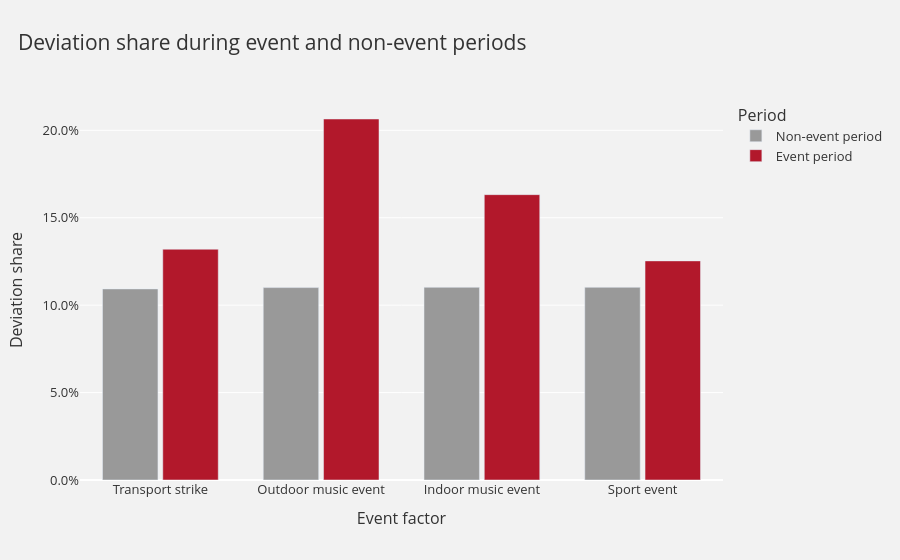

Write notebook code for a chart like this one.
### Code cell
event_share_plot_data = event_deviation_summary.melt(
    id_vars=["factor_label"],
    value_vars=[
        "non_event_deviation_share",
        "event_deviation_share",
    ],
    var_name="period",
    value_name="deviation_share",
)

event_share_plot_data["period"] = event_share_plot_data["period"].map({
    "non_event_deviation_share": "Non-event period",
    "event_deviation_share": "Event period",
})

period_colors = {
    "Non-event period": "#999999",
    "Event period": "#b2182b",
}

fig = plotly.bar(
    event_share_plot_data,
    x="factor_label",
    y="deviation_share",
    color="period",
    color_discrete_map=period_colors,
    barmode="group",
    title="Deviation share during event and non-event periods",
    labels={
        "factor_label": "Event factor",
        "deviation_share": "Share of observations classified as deviations",
        "period": "Period",
    },
)

fig.update_layout(
    plot_bgcolor="#f2f2f2",
    paper_bgcolor="#f2f2f2",
    font=dict(color="#333333", size=13),
    title=dict(x=0.02, font=dict(size=21)),
    legend_title_text="Period",
    yaxis_tickformat=".1%",
    bargap=0.25,
    bargroupgap=0.08,
)

fig.update_yaxes(
    gridcolor="white",
    zerolinecolor="white",
    title="Deviation share"
)

fig.update_xaxes(
    showgrid=False,
    title="Event factor"
)

fig.show()

### Figure 1 — Plotly figure (JSON) as saved in the notebook; plotly's stock layout.template omitted (floating-point values rounded to 4 significant figures)
{"data": [{"alignmentgroup": "True", "hovertemplate": "Period=Non-event period<br>Event factor=%{x}<br>Share of observations classified as deviations=%{y}<extra></extra>", "legendgroup": "Non-event period", "marker": {"color": "#999999", "pattern": {"shape": ""}}, "name": "Non-event period", "offsetgroup": "Non-event period", "orientation": "v", "showlegend": true, "textposition": "auto", "type": "bar", "x": ["Transport strike", "Outdoor music event", "Indoor music event", "Sport event"], "xaxis": "x", "y": [0.1093, 0.11, 0.1102, 0.1102], "yaxis": "y"}, {"alignmentgroup": "True", "hovertemplate": "Period=Event period<br>Event factor=%{x}<br>Share of observations classified as deviations=%{y}<extra></extra>", "legendgroup": "Event period", "marker": {"color": "#b2182b", "pattern": {"shape": ""}}, "name": "Event period", "offsetgroup": "Event period", "orientation": "v", "showlegend": true, "textposition": "auto", "type": "bar", "x": ["Transport strike", "Outdoor music event", "Indoor music event", "Sport event"], "xaxis": "x", "y": [0.132, 0.2065, 0.1632, 0.1253], "yaxis": "y"}], "layout": {"bargap": 0.25, "bargroupgap": 0.08, "barmode": "group", "font": {"color": "#333333", "size": 13}, "legend": {"title": {"text": "Period"}, "tracegroupgap": 0}, "paper_bgcolor": "#f2f2f2", "plot_bgcolor": "#f2f2f2", "title": {"font": {"size": 21}, "text": "Deviation share during event and non-event periods", "x": 0.02}, "xaxis": {"anchor": "y", "domain": [0, 1], "showgrid": false, "title": {"text": "Event factor"}}, "yaxis": {"anchor": "x", "domain": [0, 1], "gridcolor": "white", "tickformat": ".1%", "title": {"text": "Deviation share"}, "zerolinecolor": "white"}}}
